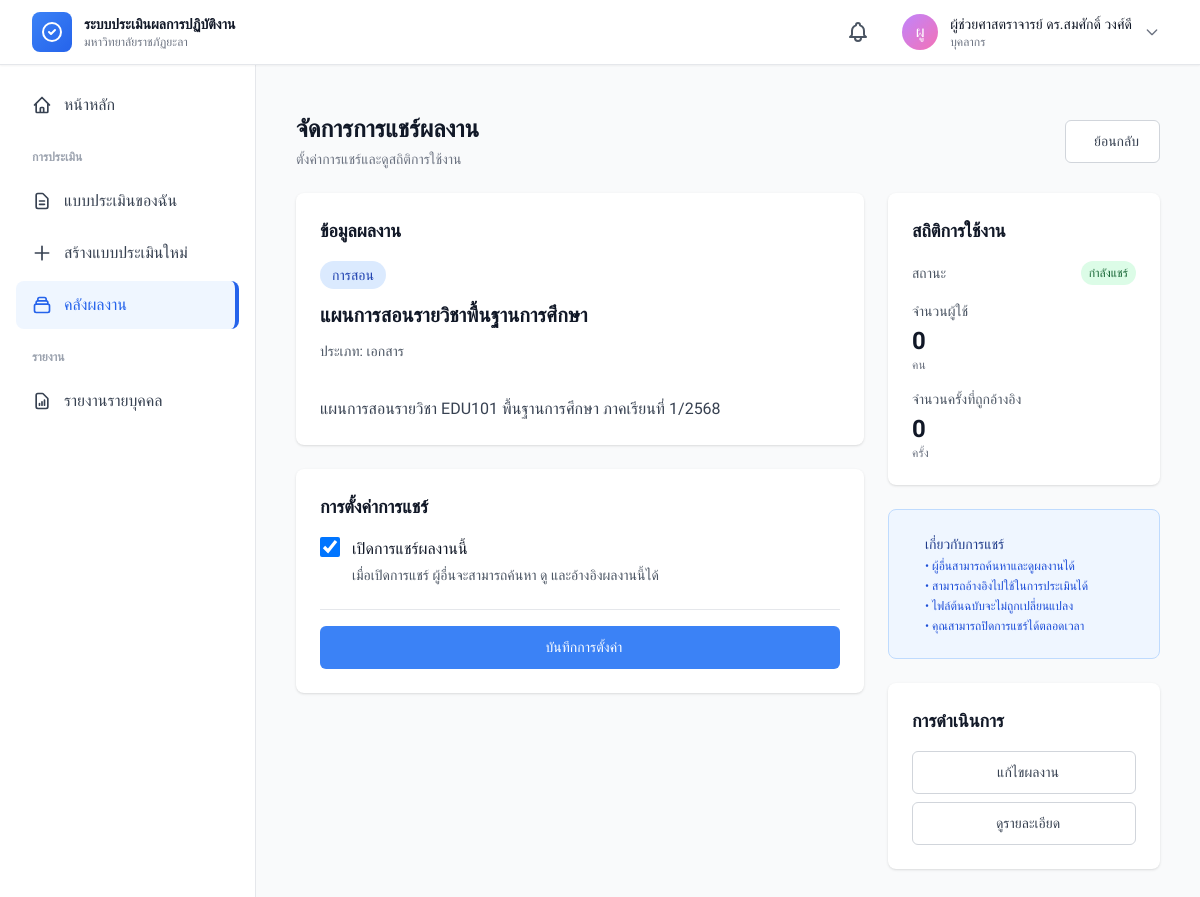
/modules/portfolio/share.php?id=1 (signed in), run on the app's committed database.
### tables this page shows
CREATE TABLE `portfolios` (
  `portfolio_id` int(11) NOT NULL,
  `user_id` int(11) NOT NULL,
  `aspect_id` int(11) NOT NULL,
  `title` varchar(500) NOT NULL,
  `description` text DEFAULT NULL,
  `work_type` varchar(100) DEFAULT NULL,
  `work_date` date DEFAULT NULL,
  `max_usage_count` int(11) DEFAULT 1,
  `current_usage_count` int(11) DEFAULT 0,
  `file_path` varchar(500) DEFAULT NULL,
  `file_name` varchar(255) DEFAULT NULL,
  `file_size` int(11) DEFAULT NULL,
  `is_shared` tinyint(1) DEFAULT 0,
  `created_by` int(11) DEFAULT NULL,
  `updated_by` int(11) DEFAULT NULL,
  `tags` varchar(500) DEFAULT NULL,
  `created_at` timestamp NOT NULL DEFAULT current_timestamp(),
  `updated_at` timestamp NOT NULL DEFAULT current_timestamp() ON UPDATE current_timestamp()
);

CREATE TABLE `evaluation_aspects` (
  `aspect_id` int(11) NOT NULL,
  `personnel_type_id` int(11) DEFAULT NULL,
  `aspect_code` varchar(20) NOT NULL,
  `aspect_name_th` varchar(255) NOT NULL,
  `aspect_name_en` varchar(255) DEFAULT NULL,
  `description` text DEFAULT NULL,
  `max_score` decimal(10,2) DEFAULT 100.00,
  `weight_percentage` decimal(5,2) DEFAULT 0.00,
  `sort_order` int(11) DEFAULT 0,
  `display_order` int(11) DEFAULT 0,
  `is_active` tinyint(1) DEFAULT 1,
  `created_by` int(11) DEFAULT NULL,
  `updated_by` int(11) DEFAULT NULL,
  `created_at` timestamp NOT NULL DEFAULT current_timestamp(),
  `updated_at` timestamp NOT NULL DEFAULT current_timestamp() ON UPDATE current_timestamp()
);

### config/app.php (called while the page is built, shortened)
<?php
function url($path = '')
{
    return APP_URL . '/' . ltrim($path, '/');
}

### includes/helpers.php (called while the page is built, shortened)
<?php
function e($string)
{
    return htmlspecialchars($string, ENT_QUOTES, 'UTF-8');
}

### modules/portfolio/share.php (the view, shortened to what this page needs)
<?php
require_once APP_ROOT . '/config/app.php';
require_once APP_ROOT . '/includes/helpers.php';
$db = getDB();
$user_id = $_SESSION['user']['user_id'];
$portfolio_id = $_GET['id'] ?? 0;
$stmt = $db->prepare("
    SELECT p.*, ea.aspect_name_th
    FROM portfolios p
    LEFT JOIN evaluation_aspects ea ON p.aspect_id = ea.aspect_id
    WHERE p.portfolio_id = ? AND p.user_id = ?
");
$stmt->execute([$portfolio_id, $user_id]);
$portfolio = $stmt->fetch();
$stmt = $db->prepare("
    SELECT
        COUNT(DISTINCT ep.evaluation_id) as evaluation_count,
        COUNT(DISTINCT u.user_id) as user_count
    FROM evaluation_portfolios ep
    JOIN evaluations e ON ep.evaluation_id = e.evaluation_id
    JOIN users u ON e.user_id = u.user_id
    WHERE ep.portfolio_id = ? AND u.user_id != ?
");
$stmt->execute([$portfolio_id, $user_id]);
$usage_stats = $stmt->fetch();
include APP_ROOT . '/includes/header.php';
?>
<div class="container mx-auto px-4 py-6">
    <div class="max-w-5xl mx-auto">
        <div class="mb-6">
            <div class="flex items-center justify-between">
                <div>
                    <h1 class="text-2xl font-bold text-gray-900">จัดการการแชร์ผลงาน</h1>
                    <p class="mt-1 text-sm text-gray-500">
                        ตั้งค่าการแชร์และดูสถิติการใช้งาน
                    </p>
                </div>
                <a href="<?php echo url('modules/portfolio/index.php'); ?>" class="btn btn-outline">
                    ย้อนกลับ
                </a>
            </div>
        </div>
        <div class="grid grid-cols-1 lg:grid-cols-3 gap-6">
            <div class="lg:col-span-2 space-y-6">
                <div class="bg-white rounded-lg shadow">
                    <div class="p-6">
                        <h3 class="text-lg font-semibold text-gray-900 mb-4">ข้อมูลผลงาน</h3>
                        <div class="space-y-3">
                            <div>
                                <span
                                    class="inline-block px-3 py-1 text-sm font-medium rounded-full bg-blue-100 text-blue-800">
                                    <?php echo e($portfolio['aspect_name_th']); ?>
                                </span>
                            </div>
                            <h4 class="text-xl font-semibold text-gray-900">
                                <?php echo e($portfolio['title']); ?>
                            </h4>
                            <?php if ($portfolio['work_type']): ?>
                                <p class="text-sm text-gray-600">
                                    ประเภท: <?php echo e($portfolio['work_type']); ?>
                                </p>
                            <?php endif; ?>
                            <?php if ($portfolio['description']): ?>
                                <p class="text-gray-700 whitespace-pre-line">
                                    <?php echo e($portfolio['description']); ?>
                                </p>
                            <?php endif; ?>
                        </div>
                    </div>
                </div>
                <div class="bg-white rounded-lg shadow">
                    <div class="p-6">
                        <h3 class="text-lg font-semibold text-gray-900 mb-4">การตั้งค่าการแชร์</h3>
                        <form method="POST">
                            <div class="flex items-start">
                                <div class="flex items-center h-5">
                                    <input type="checkbox" name="is_shared" value="1"
                                        <?php echo $portfolio['is_shared'] ? 'checked' : ''; ?>
                                        class="w-5 h-5 text-blue-600 border-gray-300 rounded focus:ring-blue-500"
                                        id="shareToggle">
                                </div>
                                <div class="ml-3 flex-1">
                                    <label for="shareToggle" class="font-medium text-gray-900 cursor-pointer">
                                        เปิดการแชร์ผลงานนี้
                                    </label>
                                    <p class="text-sm text-gray-600 mt-1">
                                        เมื่อเปิดการแชร์ ผู้อื่นจะสามารถค้นหา ดู และอ้างอิงผลงานนี้ได้
                                    </p>
                                </div>
                            </div>
                            <div class="mt-6 pt-4 border-t border-gray-200">
                                <button type="submit" class="btn btn-primary w-full">
                                    บันทึกการตั้งค่า
                                </button>
                            </div>
                        </form>
                    </div>
                </div>
            </div>
            <div class="space-y-6">
                <div class="bg-white rounded-lg shadow">
                    <div class="p-6">
                        <h3 class="text-lg font-semibold text-gray-900 mb-4">สถิติการใช้งาน</h3>
                        <div class="space-y-4">
                            <div>
                                <div class="flex items-center justify-between mb-2">
                                    <span class="text-sm text-gray-600">สถานะ</span>
                                    <?php if ($portfolio['is_shared']): ?>
                                        <span
                                            class="inline-block px-2 py-1 text-xs font-medium rounded-full bg-green-100 text-green-800">
                                            กำลังแชร์
                                        </span>
                                    <?php endif; ?>
                                </div>
                            </div>
                            <div>
                                <p class="text-sm text-gray-600 mb-1">จำนวนผู้ใช้</p>
                                <p class="text-2xl font-bold text-gray-900">
                                    <?php echo number_format($usage_stats['user_count']); ?>
                                </p>
                                <p class="text-xs text-gray-500">คน</p>
                            </div>
                            <div>
                                <p class="text-sm text-gray-600 mb-1">จำนวนครั้งที่ถูกอ้างอิง</p>
                                <p class="text-2xl font-bold text-gray-900">
                                    <?php echo number_format($usage_stats['evaluation_count']); ?>
                                </p>
                                <p class="text-xs text-gray-500">ครั้ง</p>
                            </div>
                        </div>
                    </div>
                </div>
                <div class="bg-blue-50 rounded-lg border border-blue-200">
                    <div class="p-6">
                        <div class="flex items-start">
                            <div>
                                <h4 class="text-sm font-medium text-blue-900 mb-1">เกี่ยวกับการแชร์</h4>
                                <ul class="text-xs text-blue-700 space-y-1">
                                    <li>• ผู้อื่นสามารถค้นหาและดูผลงานได้</li>
                                    <li>• สามารถอ้างอิงไปใช้ในการประเมินได้</li>
                                    <li>• ไฟล์ต้นฉบับจะไม่ถูกเปลี่ยนแปลง</li>
                                    <li>• คุณสามารถปิดการแชร์ได้ตลอดเวลา</li>
                                </ul>
                            </div>
                        </div>
                    </div>
                </div>
                <div class="bg-white rounded-lg shadow">
                    <div class="p-6">
                        <h3 class="text-lg font-semibold text-gray-900 mb-4">การดำเนินการ</h3>
                        <div class="space-y-2">
                            <a href="<?php echo url('modules/portfolio/edit.php?id=' . $portfolio_id); ?>"
                                class="btn btn-outline w-full">
                                แก้ไขผลงาน
                            </a>
                            <a href="<?php echo url('modules/portfolio/view.php?id=' . $portfolio_id); ?>"
                                class="btn btn-outline w-full">
                                ดูรายละเอียด
                            </a>
                        </div>
                    </div>
                </div>
            </div>
        </div>
    </div>
</div>
<?php include APP_ROOT . '/includes/footer.php'; ?>

### assets/css/custom.css (style rules this page uses)
* { margin: 0; padding: 0; box-sizing: border-box; }
body { font-family: 'Sarabun', -apple-system, BlinkMacSystemFont, 'Segoe UI', sans-serif; -webkit-font-smoothing: antialiased; -moz-osx-font-smoothing: grayscale; }
a, button, input, select, textarea { transition: all 0.2s ease-in-out; }

### includes/header.php (style rules this page uses)
body { font-family: 'Sarabun', sans-serif; }
.btn { display: inline-flex; align-items: center; justify-content: center; padding: 0.625rem 1.25rem; font-size: 0.875rem; font-weight: 500; border-radius: 0.375rem; border: 1px solid transparent; cursor: pointer; transition: all 0.2s; text-decoration: none; }
.btn-primary { background-color: #3b82f6; color: white; }
.btn-outline { background-color: white; color: #374151; border-color: #d1d5db; }
.space-y-4>*+* { margin-top: 1rem; }
.grid { display: grid; }

### data on the page
portfolios: aspect.aspect_name_th "การสอน", title "แผนการสอนรายวิชาพื้นฐานการศึกษา", work_type "เอกสาร", description "แผนการสอนรายวิชา EDU101 พื้นฐานการศึกษา ภาคเรียนที่ 1/2568", is_shared "☑"

### other printed values
mb_substr($current_user['full_name_th'], 0, 2) "ผู"
$current_user['full_name_th'] "ผู้ช่วยศาสตราจารย์ ดร.สมศักดิ์ วงศ์ดี"
$role_names[$current_user['role']] "บุคลากร"
$usage_stats['user_count'] "0"
$usage_stats['evaluation_count'] "0"
